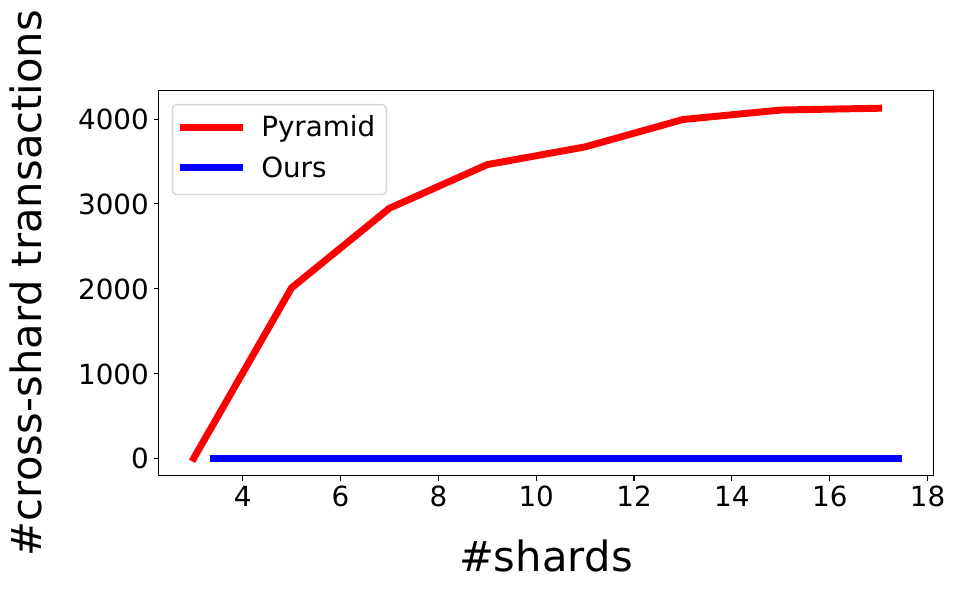

The Python source for this figure:
from matplotlib import pyplot as plt

if __name__ == "__main__":



	total_width, n = 0.8, 2
	width = total_width / n

	s = [3, 5, 7, 9, 11, 13, 15, 17]
	pyramid = [0,	2010,	2949,	3464,	3673,	3996,	4108,	4129]
	ours = [0,	0,	0,	0,	0,	0,	0,	0]

	fig,ax = plt.subplots(1, 1, figsize = (10,5))

	line1 = ax.plot(s, pyramid, label='Pyramid', linewidth = 5, color='red')
	for i in range (len(s)):
		s[i] = s[i] + width
	line2 = ax.plot(s, ours, label = 'Ours', linewidth = 5, color = 'blue')
	# line4 = ax.plot(weixx, wss, label = 'Worst', linestyle='-.', color = 'blue', linewidth = 5)
	# line5 = ax.plot(weixx, uoo, label = 'Average Load', linestyle='-.', color = 'blue', linewidth = 5)


	# ax.set_xticks(np.arange(10, AverageN, 5))
	# ax.set_yticks(np.arange(3000, 80000, 	))

	ax.xaxis.set_tick_params( labelsize=20)
	ax.yaxis.set_tick_params( labelsize=20)

	ax.set_xlabel('#shards', fontsize = 30, labelpad = 20)
	ax.set_ylabel('#cross-shard transactions', fontsize = 30, rotation = 90, labelpad = 20)

	ax.legend(loc="upper left", fontsize = 20)

	# plt.title('maximum load with respect to average confirmations', fontsize = 20)

	plt.savefig('crossshard2.eps', bbox_inches = 'tight')
